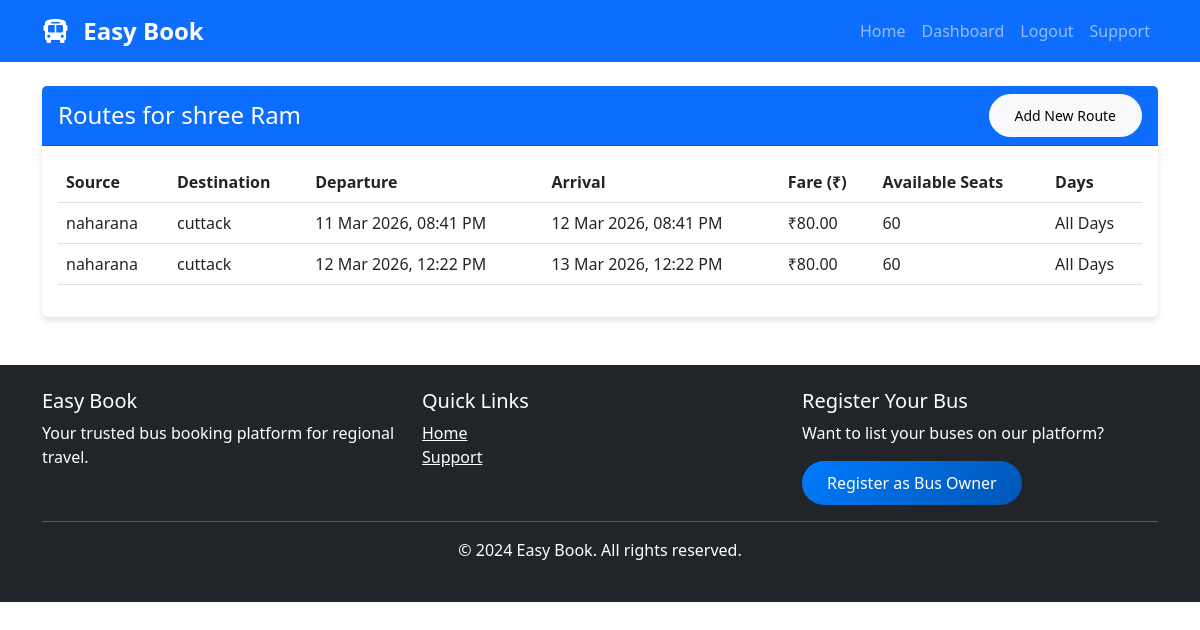
/bus-owner/manage-routes/2/ (signed in), run on the app's committed database.
### easybook/apps/bus_owners/models.py (models this page shows, shortened)
class Bus(models.Model):
    BUS_TYPES = (
        ('ac', 'AC'),
        ('non_ac', 'Non AC'),
        ('sleeper', 'Sleeper'),
        ('seater', 'Seater'),
        ('ac_sleeper', 'AC Sleeper'),
        ('luxury', 'Luxury'),
    )
    BUS_LAYOUTS = (
        ('2x2', '2 x 2 (4 seats per row)'),
        ('2x1', '2 x 1 (3 seats per row)'),
        ('1x2', '1 x 2 (3 seats per row)'),
        ('sleeper_2x1', 'Sleeper 2 x 1'),
        ('sleeper_1x1', 'Sleeper 1 x 1'),
    )
    owner = models.ForeignKey(User, on_delete=models.CASCADE, limit_choices_to={'user_type': 'bus_owner'}, related_name='buses')
    bus_name = models.CharField(max_length=100)
    bus_type = models.CharField(max_length=20, choices=BUS_TYPES)
    bus_number = models.CharField(max_length=20, unique=True)
    total_seats = models.IntegerField()
    seat_layout = models.CharField(max_length=20, choices=BUS_LAYOUTS, default='2x2')
    amenities = models.TextField(help_text="AC, WiFi, Charging point, etc.", blank=True)
    bus_image = models.ImageField(upload_to='bus_images/', null=True, blank=True)
    is_active = models.BooleanField(default=True)
    created_at = models.DateTimeField(auto_now_add=True)
    updated_at = models.DateTimeField(auto_now=True)

class Route(models.Model):
    bus = models.ForeignKey(Bus, on_delete=models.CASCADE, related_name='routes')
    source = models.CharField(max_length=100)
    destination = models.CharField(max_length=100)
    departure_time = models.DateTimeField()
    arrival_time = models.DateTimeField()
    duration = models.CharField(max_length=50, help_text="e.g., 5 hours 30 mins", blank=True)
    fare = models.DecimalField(max_digits=10, decimal_places=2)
    available_seats = models.IntegerField()
    operating_days = models.CharField(max_length=100, help_text="Mon,Tue,Wed,Thu,Fri,Sat,Sun", default="All Days")

### easybook/apps/bus_owners/views.py (the view)
# urls.py: path('manage-routes/<int:bus_id>/', views.manage_routes, name='manage_routes'),
@login_required
def manage_routes(request, bus_id):
    if request.user.user_type != 'bus_owner':
        messages.error(request, 'Access denied. Bus owner only.')
        return redirect('home')
    bus = get_object_or_404(Bus, id=bus_id, owner=request.user)
    routes = Route.objects.filter(bus=bus).order_by('departure_time')
    return render(request, 'bus_owner/manage_routes.html', {'bus': bus, 'routes': routes})

### templates/bus_owner/manage_routes.html (shortened to what this page needs)
{% extends 'base.html' %}
{% block content %}
<div class="container mt-4">
    <div class="row">
        <div class="col-12">
            <div class="card">
                <div class="card-header bg-primary text-white d-flex justify-content-between align-items-center">
                    <h4 class="mb-0">Routes for {{ bus.bus_name }}</h4>
                    <a href="{% url 'add_route' bus.id %}" class="btn btn-light btn-sm">Add New Route</a>
                </div>
                <div class="card-body">
                    {% if routes %}
                        <div class="table-responsive">
                            <table class="table table-hover">
                                <thead>
                                    <tr>
                                        <th>Source</th>
                                        <th>Destination</th>
                                        <th>Departure</th>
                                        <th>Arrival</th>
                                        <th>Fare (₹)</th>
                                        <th>Available Seats</th>
                                        <th>Days</th>
                                    </tr>
                                </thead>
                                <tbody>
                                    {% for route in routes %}
                                    <tr>
                                        <td>{{ route.source }}</td>
                                        <td>{{ route.destination }}</td>
                                        <td>{{ route.departure_time|date:"d M Y, h:i A" }}</td>
                                        <td>{{ route.arrival_time|date:"d M Y, h:i A" }}</td>
                                        <td>₹{{ route.fare }}</td>
                                        <td>{{ route.available_seats }}</td>
                                        <td>{{ route.operating_days }}</td>
                                    </tr>
                                    {% endfor %}
                                </tbody>
                            </table>
                        </div>
                    {% else %}
                        <p class="text-center">No routes added yet. <a href="{% url 'add_route' bus.id %}">Add your first route</a></p>
                    {% endif %}
                </div>
            </div>
        </div>
    </div>
</div>
{% endblock %}

### static/css/style.css (style rules this page uses)
:root { --primary-color: #007bff; --secondary-color: #6c757d; }
body { font-family: 'Segoe UI', Tahoma, Geneva, Verdana, sans-serif; min-height: 100vh; display: flex; flex-direction: column; }
.card { border: none; box-shadow: 0 4px 6px rgba(0,0,0,.1); transition: transform 0.3s ease; }
.btn { border-radius: 25px; padding: 10px 25px; }

### data on the page
Bus: bus_name "shree Ram"
Route: source "naharana", destination "cuttack", departure_time "11 Mar 2026, 08:41 PM", arrival_time "12 Mar 2026, 08:41 PM", fare "80.00", available_seats "60", operating_days "All Days"
Route: source "naharana", destination "cuttack", departure_time "12 Mar 2026, 12:22 PM", arrival_time "13 Mar 2026, 12:22 PM", fare "80.00", available_seats "60", operating_days "All Days"
